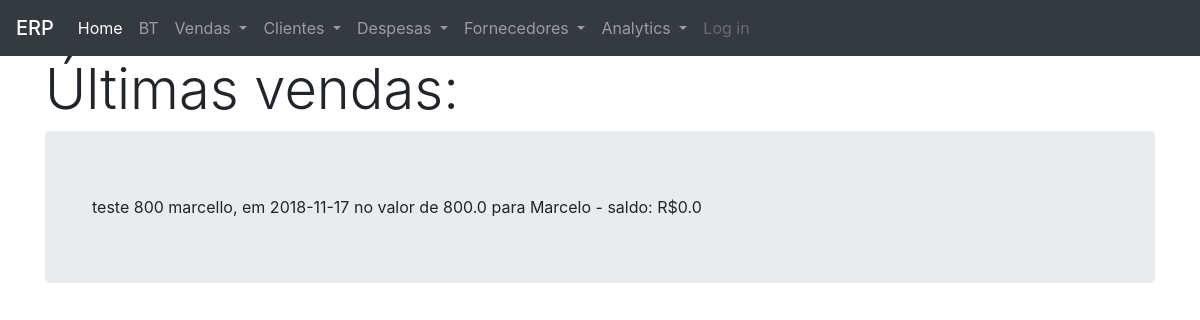
The page /5 on the database as committed earlier.
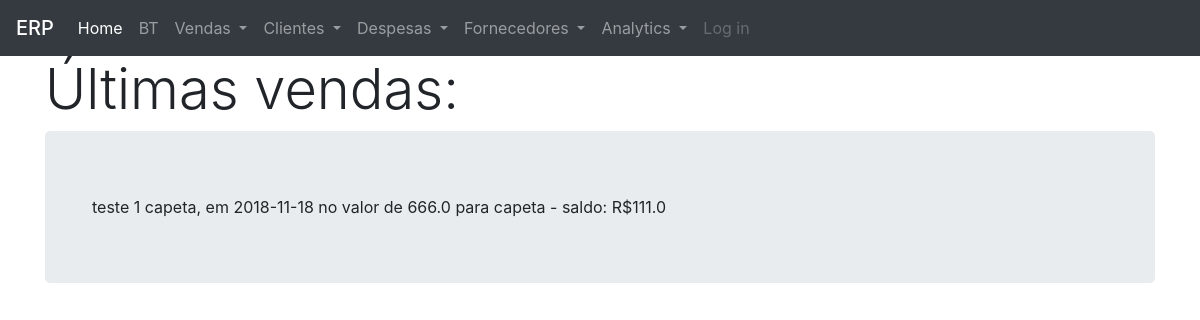
The same page on the database as committed later.
### petshop/modelos/models.py (models this page shows, shortened)
class Vendas(db.Model):
    __tablename__ = 'vendas'
    id = db.Column(db.Integer, primary_key=True)
    tipo = db.Column(db.String(10), nullable=False)
    descricao = db.Column(db.Text, nullable=False)
    data_venda = db.Column(db.Date, nullable=False)
    valor_servicos = db.Column(db.Float, nullable=True)
    valor_taxi = db.Column(db.Float, nullable=True)
    cliente_id = db.Column(db.Integer, db.ForeignKey('clientes.id'))
    peludos_on_venda = db.relationship(
        "Peludos",
        secondary=association_table,
        back_populates="vendas_on_peludo")
    saldo = db.Column(db.Float, nullable=True)
    pagamentos = db.relationship('Pagamentos')
    data_pbanho = db.Column(db.Date, nullable=True)
    n_banhos = db.Column(db.Integer, nullable=True)
    tipo_banho = db.Column(db.String(15), nullable=True)
    pacote = db.Column(db.String(10), nullable=True)
    data_entrada = db.Column(db.Date, nullable=True)
    data_saida = db.Column(db.Date, nullable=True)
    valor_diarias = db.Column(db.Float, nullable=True)
    valor_prod = db.Column(db.Float, nullable=True)
    custo_prod = db.Column(db.Float, nullable=True)
    def calcula_saldo(self):
        valor_total = self.valor_servicos + self.valor_taxi
        pagamentos = self.pagamentos
        if pagamentos:
            valores_pagos = [item.valor for item in pagamentos]
            valores_pagos = np.array(valores_pagos)
            saldo = round(valor_total - valores_pagos.sum(), 2)
            return saldo
        return valor_total
    def __repr__(self):
        return f"""
        {self.descricao}, em {self.data_venda} no valor de {self.valor_servicos}
        para {Clientes.query.get(self.cliente_id).nome} - saldo: R${self.calcula_saldo()}
        """

class Clientes(db.Model):
    __tablename__ = 'clientes'
    id = db.Column(db.Integer, primary_key=True)
    nome = db.Column(db.String(30), nullable=False)
    sexo = db.Column(db.String(1), nullable=False)
    peludo = db.relationship('Peludos', backref='clientes', lazy=True)
    venda = db.relationship('Vendas', backref='clientes', lazy=True)
    contato = db.relationship('Contatos')
    endereco = db.relationship('Enderecos')

class Pagamentos(db.Model):
    __tablename__ = 'pagamentos'
    id = db.Column(db.Integer, primary_key=True)
    data = db.Column(db.Date, nullable=False)
    valor = db.Column(db.Float, nullable=False)
    valor_entrada = db.Column(db.Float, nullable=False)
    forma_pagto = db.Column(
        db.String(15), nullable=False)
    venda_id = db.Column(db.Integer, db.ForeignKey('vendas.id'))

### petshop/views/views_vendas.py (the view)
@views_vendas.route('/<int:id>', methods=['GET', 'POST'])
def modifica_venda(id):
    if(id):
        listagem = Vendas.query.get_or_404(id)
        return render_template('lista_vendas.html', listagem=listagem)

### petshop/templates/lista_vendas.html
{% extends "base.html" %}
{% block content %}
<h1 class="display-4">Últimas vendas:</h1>
<div class="jumbotron">
<div class="container">
{{ listagem }}
</div>
</div>
{% endblock %}

### petshop/templates/base.html (shortened to what this page needs)
<!DOCTYPE html>
<html lang="en" dir="ltr">
<head>
    <link rel="stylesheet" href="https://stackpath.bootstrapcdn.com/bootstrap/4.1.3/css/bootstrap.min.css">
</head>
<body>
<nav class="navbar navbar-expand-lg navbar-dark bg-dark">
    <span class="navbar-brand mb-0 h1">ERP</span>
    <div class="collapse navbar-collapse" id="navbarSupportedContent">
    <ul class="navbar-nav mr-auto">
        <li class="nav-item active">
        <a class="nav-link" href="{{ url_for('views_consultas.index') }}">Home<span class="sr-only">(current)</span></a>
        </li>
        <li class="nav-item">
        <a class="nav-link" href="{{ url_for('views_vendas.vendas_bt') }}">BT</a>
        </li>
        <li class="nav-item dropdown">
            <a class="nav-link dropdown-toggle" href="#" id="navbarDropdown" role="button" data-toggle="dropdown" aria-haspopup="true" aria-expanded="false">
            Vendas
            </a>
        </li>
        <li class="nav-item dropdown">
            <a class="nav-link dropdown-toggle" href="#" id="navbarDropdown" role="button" data-toggle="dropdown" aria-haspopup="true" aria-expanded="false">
            Clientes
            </a>
        </li>
        <li class="nav-item dropdown">
            <a class="nav-link dropdown-toggle" href="#" id="navbarDropdown" role="button" data-toggle="dropdown" aria-haspopup="true" aria-expanded="false">
            Despesas
            </a>
        </li>
        <li class="nav-item dropdown">
            <a class="nav-link dropdown-toggle" href="#" id="navbarDropdown" role="button" data-toggle="dropdown" aria-haspopup="true" aria-expanded="false">
            Fornecedores
            </a>
        </li>
        <li class="nav-item dropdown">
            <a class="nav-link dropdown-toggle" href="#" id="navbarDropdown" role="button" data-toggle="dropdown" aria-haspopup="true" aria-expanded="false">
            Analytics
            </a>
        </li>
        <li class="nav-item">
            <a class="nav-link disabled" href="#">Log in</a>
        </li>
    </ul>
    </div>
</nav>
<div class="container">
  {% block content %}
  {% endblock %}
</div>
</body>
</html>

Rows that differ between the two databases and show on the page:
changed Vendas: descricao+data_venda+valor_servicos "teste 800 marcello, em 2018-11-17 no valor de 800.0 para Marcelo - saldo: R$0.0" → "teste 1 capeta, em 2018-11-18 no valor de 666.0 para capeta - saldo: R$111.0"
